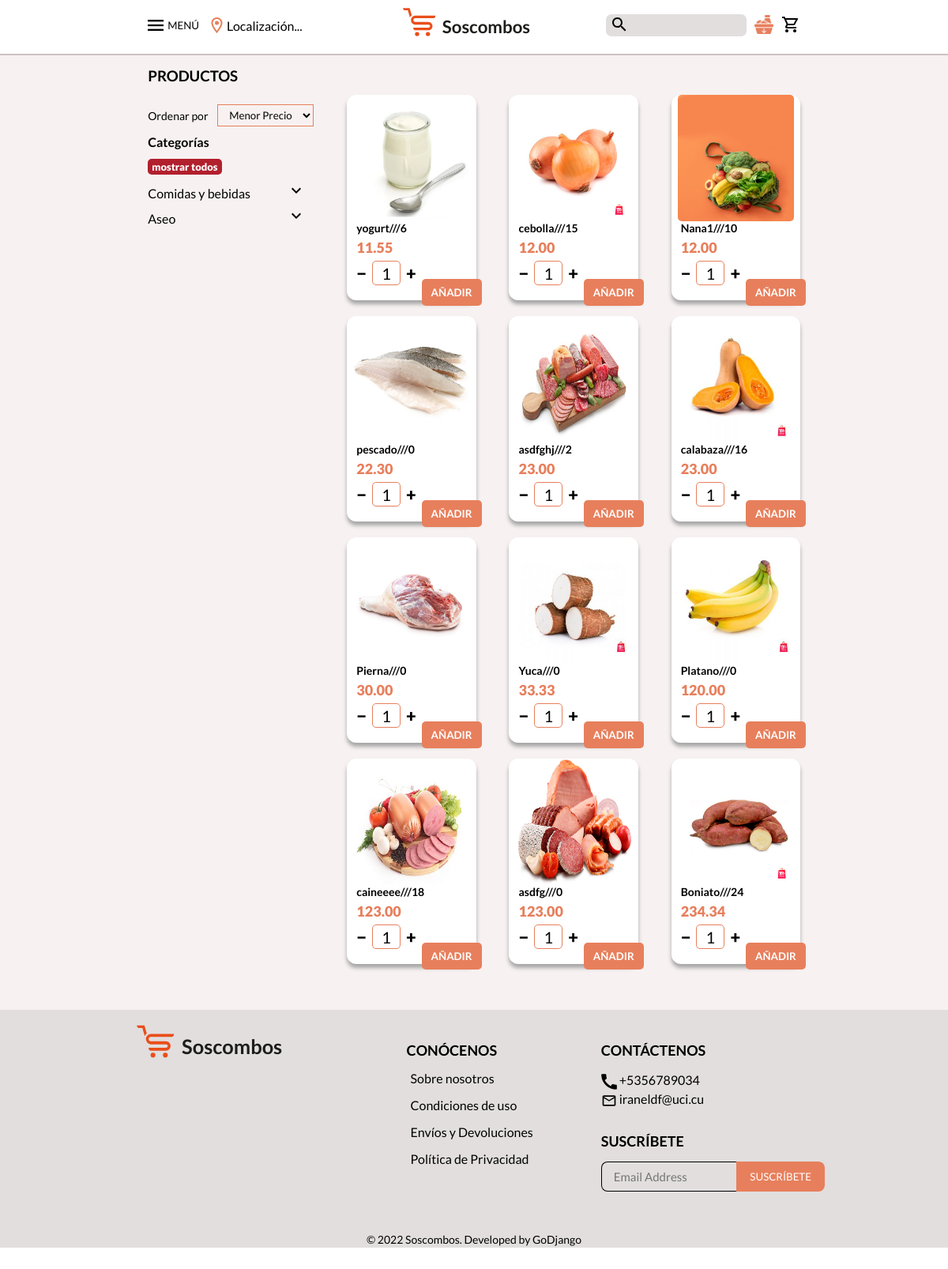
The app's page /productos, older data.
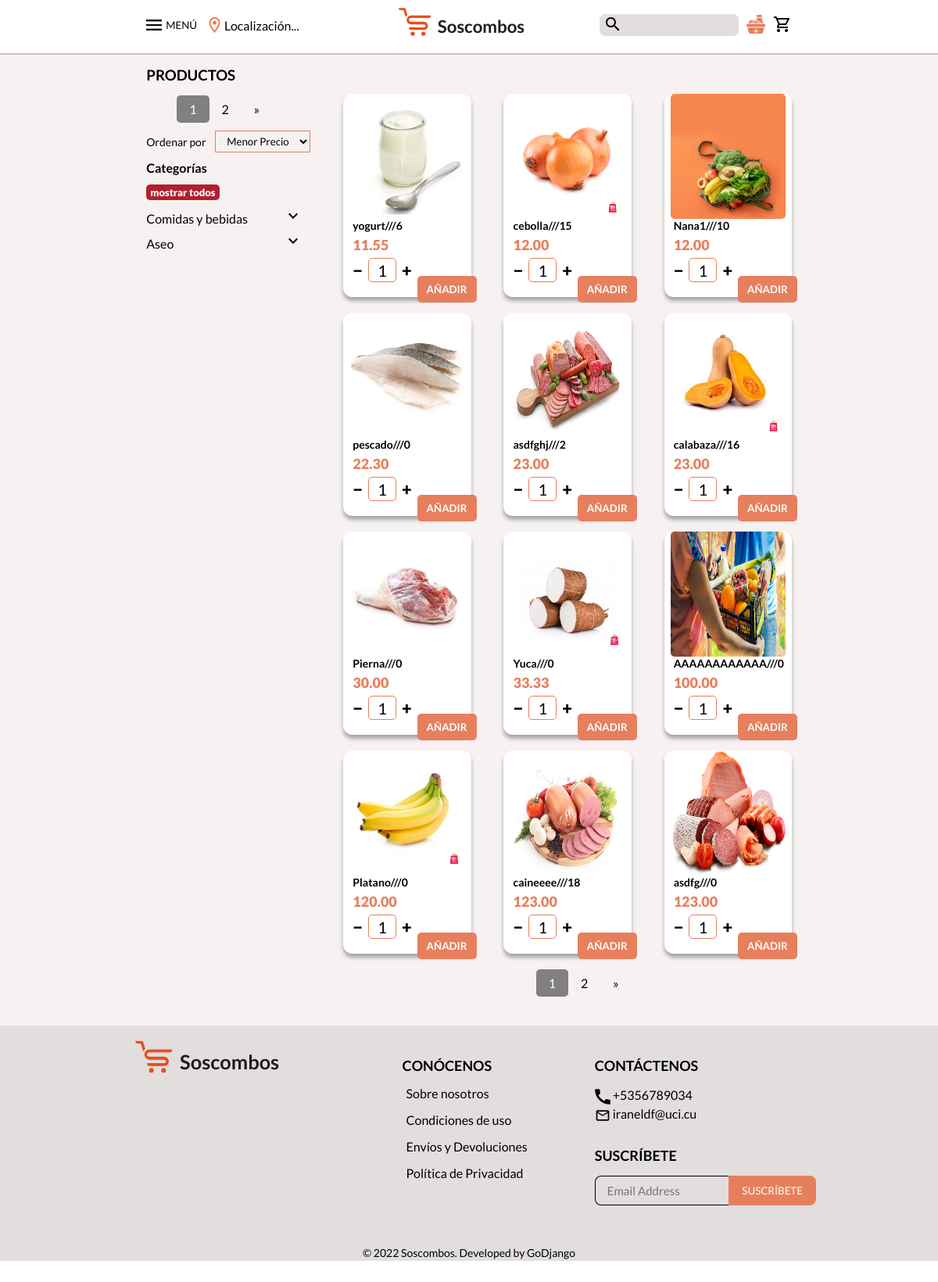
The same page, newer data.
### app/models.py (models this page shows, shortened)
class categorias(models.Model):
    categoria = models.CharField(max_length=100, verbose_name='Categoría', default='')
    class Meta:
        verbose_name_plural = '08- Categorias'
    def __str__(self):
        return self.categoria

class productos(models.Model):
    activ = models.BooleanField(default=True, verbose_name='Mostrar')
    imagen = models.ImageField(verbose_name='Imagen', upload_to='img/productos/')
    nombre = models.CharField(max_length=100, verbose_name='Nombre', default='')
    precio = models.DecimalField(max_digits=6, decimal_places=2, verbose_name='Precio')
    mejor = models.BooleanField(default=True, verbose_name='Marcar como uno de los mejores productos')
    especial = models.BooleanField(default=True, verbose_name='Oferta especial')
    subcategoria = models.ManyToManyField(subCategorias)
    ubicaciones = models.ManyToManyField(ubicaciones)
    cantventas = models.PositiveIntegerField(verbose_name='Cantidad de ventas', editable=False, auto_created=True,
                                             default=0)
    class Meta:
        verbose_name_plural = '02- Productos'
        verbose_name = 'Producto'

### app/views.py (the view)
# urls.py: path('productos', Productos.as_view(), name='productos'),
class Productos(ListView):
    template_name = 'pages/productos.html'
    queryset = models.productos.objects.filter(activ=True).order_by('precio')
    paginate_by = 12
    context_object_name = 'productos'
    def get_queryset(self):
        qs = super(Productos, self).get_queryset()
        return get_qs(self, qs)
    def get_context_data(self, *, object_list=None, **kwargs):
        context = super(Productos, self).get_context_data()
        context['conocenos'] = models.conocenos.objects.first()
        context['contactenos'] = models.contactenos.objects.first()
        context['general'] = models.general.objects.first()
        context['categorias'] = models.categorias.objects.all()
        context['subcategorias'] = models.subCategorias.objects.all()
        context['cantidad'] = len(models.productos.objects.filter(activ=True))
        context['path'] = 'productos'
        context['ubicaciones'] = models.ubicaciones.objects.all()
        return context

### app/templates/pages/productos.html (shortened to what this page needs)
{% extends 'pages/includes/base.html' %}
{% load static %}
{% block css %}
    <link href="{% static 'css/paginasSecundarias.css' %}" rel="stylesheet" type="text/css">
{% endblock %}
{% block content %}
    <section class="productos__contenedor-principal">
        {% include 'pages/includes/productos/MenuProductos.html' %}
        {% include 'pages/includes/productos/todosLosProductosContenedor.html' %}
    </section>
{% endblock %}

### app/templates/pages/includes/productos/MenuProductos.html (shortened to what this page needs)
  <article class="categorias-productos-escritorio">
            <h3>PRODUCTOS</h3>
            <article class="caja-productos__paginador_completo">
                {% include 'pages/includes/paginador.html' %}
            </article>
            <div class="ordenar__categorias-escritorio">
                <p>Ordenar por</p>
                <form action="" method="get">
                    <label>
                        <select name="ordenar" onchange="this.form.submit()">
                            <option {% if request.session.ordenar == 'Menor Precio' %}selected{% endif %}
                                    value="Menor Precio">Menor
                                Precio
                            </option>
                        </select>
                    </label>
                </form>
            </div>
            <div class="contenedor-categorias__categorias-escritorio">
                <h4>Categorías</h4>
                <form method="get" action="">
                    <input type="submit" id="limpiar" class="resartar" style="margin-top: 12px"
                           name="clear_filter" value="mostrar todos">
                </form>
                <ul>
                    {% for cat in categorias %}
                        <li>
                            {{ cat }}
                            <svg class="btn_{{ cat.id }}" xmlns="http://www.w3.org/2000/svg"
                                 height="24px" viewBox="0 0 24 24" width="24px" fill="#000">
                                <path d="M24 24H0V0h24v24z" fill="none" opacity=".87"/>
                                <path d="M16.59 8.59L12 13.17 7.41 8.59 6 10l6 6 6-6-1.41-1.41z"/>
                            </svg>
                        </li>
                    {% endfor %}
                </ul>
            </div>
        </article>

### app/templates/pages/includes/productos/todosLosProductosContenedor.html (shortened to what this page needs)
<article class="caja-productos">
    {% for p in object_list %}
        <div class="plantilla-producto">
            <div class="producto">
                <a class="mostrar-producto" href="{% url 'VerProductos' p.id %}">
                    <img class="foto-producto" alt="foto producto" src="{{ p.imagen.url }}"
                         style="width: 90%; height: 160px">
                </a>
                <div class="nombre-precio-producto ">
                    <h4 class="nombre">{{ p.nombre }}///{{ p.cantventas }}</h4>
                    <p>{{ p.precio }}</p>
                </div>
                <div class="contar-producto">
                    <button class="btn-contar restar" id="id{{ p.id }}" type="button">&minus;</button>
                    <div id="contador" class="id{{ p.id }}">1</div>
                    <button class="btn-contar sumar" id="id{{ p.id }}" type="button">&plus;</button>
                </div>
                <button
                        type="button"
                        class="annadir-carrito btnSimple-carrito__comprar-mas"
                        id="btnid{{ p.id }}"
                        onclick="addCarrito({{ p.id }},
                                document.querySelector('.id{{ p.id }}').textContent)"
                >
                    AÑADIR
                </button>
            </div>
        </div>
    {% endfor %}
    <article class="caja-productos__paginador_completo-otro">
        {% include 'pages/includes/paginador.html' %}
    </article>
</article>

Row changes from the older to the newer data that the page shows:
no longer on this page (row unchanged): productos: imagen (picture), nombre "Boniato", cantventas "24", precio "234.34"
added productos: imagen (picture), nombre "AAAAAAAAAAAA", cantventas "0", precio "100.00"
Text that changed along with them:
new list line: "1"
new list line: "2"
